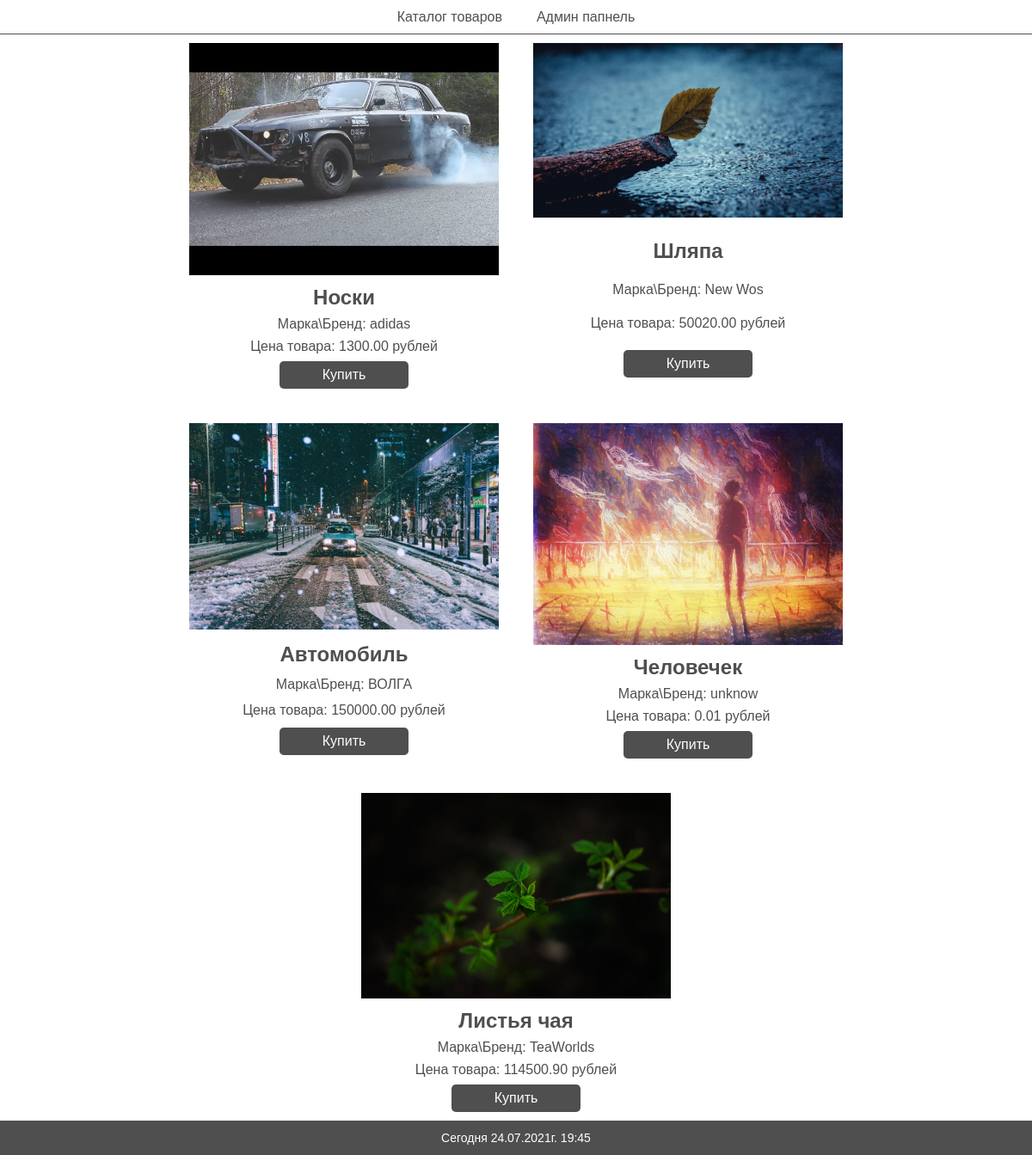
Screenshot of /catalog.php with the database file from the repository.
### tables this page shows
CREATE TABLE `catalog` (
  `id` int(10) UNSIGNED NOT NULL,
  `name` varchar(128) NOT NULL,
  `branch_id` int(10) UNSIGNED DEFAULT NULL,
  `price` decimal(10,2) NOT NULL,
  `views` int(10) UNSIGNED NOT NULL DEFAULT 0
);

CREATE TABLE `galary` (
  `id` int(10) UNSIGNED NOT NULL,
  `image_name` varchar(128) NOT NULL,
  `type` varchar(128) NOT NULL,
  `url` varchar(128) NOT NULL,
  `id_product` int(10) UNSIGNED DEFAULT NULL
);

CREATE TABLE `branch` (
  `id` int(10) UNSIGNED NOT NULL,
  `branch_name` varchar(128) NOT NULL
);

### components/elements/content/catalog.php (the view)
<?php
$catalog = "SELECT *
FROM catalog
INNER JOIN branch
ON catalog.branch_id=branch.id
INNER JOIN galary
ON galary.id_product=catalog.id";
$catalog_req = requestInDataBase($catalog);
?>
<div class="catalog">
    <?php while($catalog_row = mysqli_fetch_array($catalog_req)) { ?>
    <div class="product">
        <div class="product__preview">
            <img src="<?php echo $catalog_row['url'].$catalog_row['image_name'].".".$catalog_row['type']?>" alt="<?php echo $catalog_row['name']?>">
        </div>
        <h2 class="product__title"><span><?php echo $catalog_row['name']?></span></h2>
        <div class="product__brach">Марка\Бренд: <span><?php echo $catalog_row['branch_name']?></span></div>
        <div class="product__price">Цена товара: <span><?php echo $catalog_row['price']?></span> рублей</div>
        <a href="product.php?id=<?php echo $catalog_row['id']?>&nametovar=<?php echo $catalog_row['name']?>" class="product--button">Купить</a>
    </div>
    <?php }?>
</div>

### components/options/functions.php (shortened to what this page needs)
<?php
    function joinContent($body, $key)
    {
        $default_dir = "components/elements/";
        $modify_dir = $default_dir . "content/";
        switch($body)
        {
            case 'header':
                $req = require_once($default_dir. "header.php");
            break;
            case 'footer':
                $req = require_once($default_dir. "footer.php");
            break;
            case 'catalog':
                $req = require_once($modify_dir . "catalog.php");
            break;
        }
    }
    function requestInDataBase($sql)
    {
        global $connect;
        if (!mysqli_query($connect, $sql))
            echo "Error: " . $sql . "<br>" . mysqli_error($connect);
        else
            return mysqli_query($connect, $sql);
    }
?>

### components/elements/header.php (shortened to what this page needs)
<!DOCTYPE html>
<html lang="ru">
<head>
    <link rel="stylesheet" href="assets/css/nullstyle.css">
    <link rel="stylesheet" href="assets/css/main.css">
</head>
<body>
    <header>
        <nav>
            <ul class="menu">
                <li class="menu__item">
                    <a href="catalog.php" class="menu__link">Каталог товаров</a>
                </li>
                <li class="menu__item">
                    <a href="administration/admin-panel.php" class="menu__link">Админ папнель</a>
                </li>
            </ul>
        </nav>
    </header>

### catalog.php (shortened to what this page needs)
<?php joinContent('header', 'catalog'); ?>
<div class="wrapper">
    <?php joinContent('catalog', null); ?>
</div>
<?php joinContent('footer', null); ?>

### components/elements/footer.php
<footer>
    Сегодня <?php echo date('d.m.Y' . "г." . ' H:i'); ?>
</footer>
</body>
</html>

### assets/css/nullstyle.css (style rules this page uses)
*, *::before, *::after { margin: 0; padding: 0; box-sizing: border-box; outline: none; font-family: Arial, sans-serif; color: #4f4f4f; }
* > img { width: 100%; height: auto; max-height: 100%; }
ul, li, ol { list-style: none; }
a { text-decoration: none; }
.wrapper { max-width: 1280px; margin: 0 auto; padding: 10px 40px; }

### assets/css/main.css (style rules this page uses)
header, footer { position: relative; width: 100%; height: 40px; border-bottom: solid 1px #4f4f4f; }
nav { position: absolute; top: 0; left: 0; width: 100%; height: 100%; }
.menu { display: flex; justify-content: center; align-items: center; gap: 40px; height: inherit; }
footer { text-align: center; line-height: 40px; font-size: 14px; background-color: #4f4f4f; color: #fff; }
.catalog { display: flex; justify-content: center; flex-wrap: wrap; gap: 40px; }
.product { display: grid; grid-template-columns: 1fr; gap: 8px; max-width: 360px; text-align: center; }
.product>div { max-width: 360px; text-align: center; }
.product--button, .tovar--button { display: block; width: 150px; height: 32px; padding: 7px 12px; background-color: #4f4f4f; color: #fff; border-radius: 5px; text-align: center; }
.product--button { margin: 0 auto; }

### rows the page displays
catalog: galary.url+image_name (placeholder picture), name "Носки", branch.branch_name "adidas", price "1300.00"
catalog: galary.url+image_name (picture), name "Шляпа", branch.branch_name "New Wos", price "50020.00"
catalog: galary.url+image_name (picture), name "Автомобиль", branch.branch_name "ВОЛГА", price "150000.00"
catalog: galary.url+image_name (picture), name "Человечек", branch.branch_name "unknow", price "0.01"
catalog: galary.url+image_name (picture), name "Листья чая", branch.branch_name "TeaWorlds", price "114500.90"

### other values shown
date('d.m.Y' . "г." . ' H:i') "24.07.2021г. 19:45"
